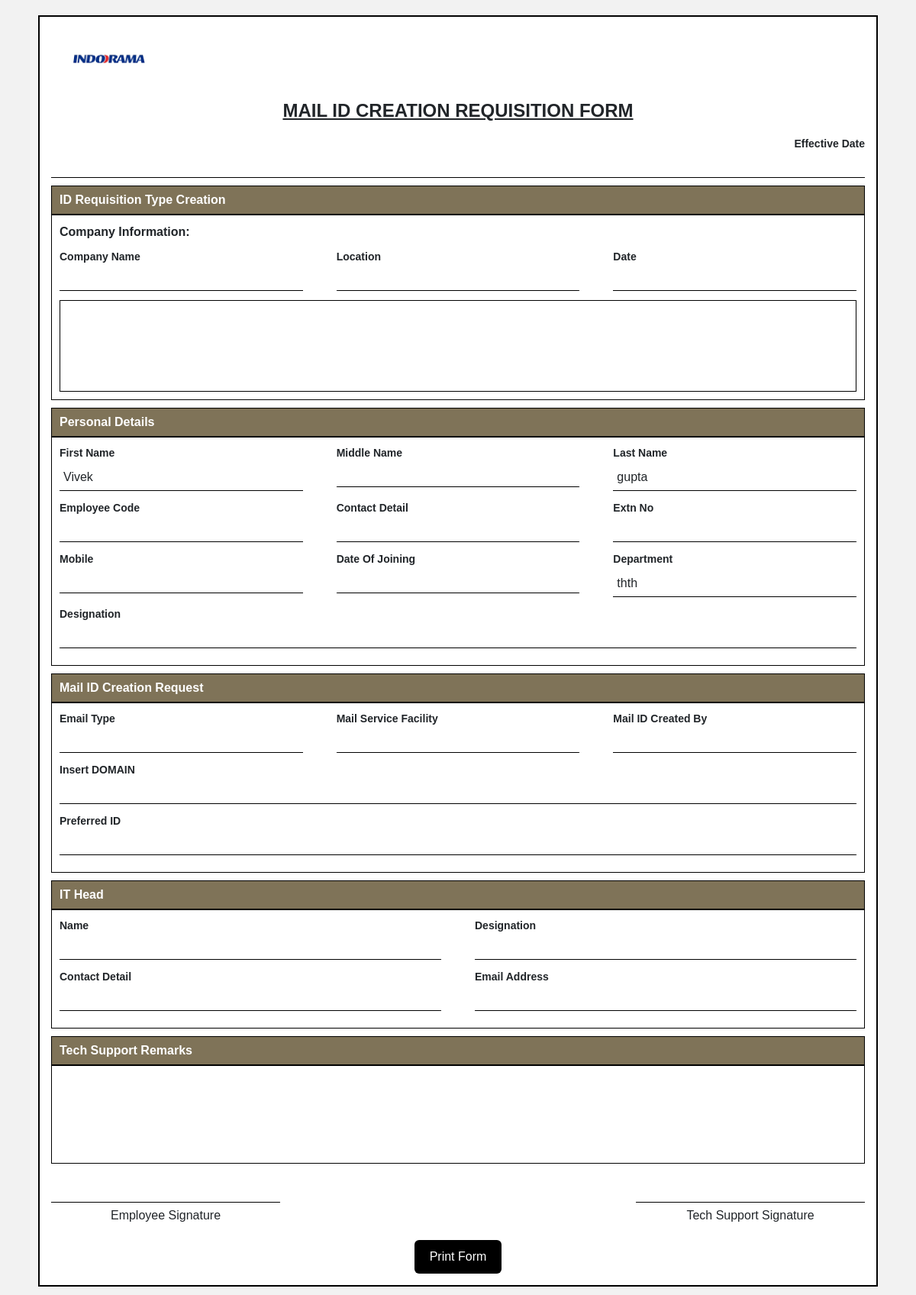
The app's page /view_form/2 (signed in) with its own data.
### app.py (models this page shows)
class MailForm(db.Model):
    id = db.Column(db.Integer, primary_key=True)
    first_name = db.Column(db.String(100))
    last_name = db.Column(db.String(100))
    department = db.Column(db.String(100))
    status = db.Column(db.String(50), default='Pending')
    user_id = db.Column(db.Integer)

### app.py (the view)
@app.route('/view_form/<int:id>')
def view_form(id):
    if 'user_id' not in session:
        return redirect('/login')
    form = MailForm.query.get_or_404(id)
    return render_template('view_form.html', form=form)

### templates/view_form.html (shortened to what this page needs)
<!DOCTYPE html>
<html lang="en">
<head>
<link href="https://cdn.jsdelivr.net/npm/bootstrap@5.3.3/dist/css/bootstrap.min.css" rel="stylesheet">
</head>
<body>
<div class="sheet">
    <div class="top-header">
        <div class="logo">
            <img src="{{ request.host_url }}static/download.png">
        </div>
    </div>
    <div class="title">
        MAIL ID CREATION REQUISITION FORM
    </div>
    <div class="field" style="text-align:right;">
        <label>Effective Date</label>
        <div class="value">{{ form.form_date }}</div>
    </div>
    <div class="heading">
        ID Requisition Type Creation
    </div>
    <div class="section">
        <div style="font-weight:bold; margin-bottom:10px;">
            Company Information:
        </div>
        <div class="row">
            <div class="field">
                <label>Company Name</label>
                <div class="value">{{ form.company_name }}</div>
            </div>
            <div class="field">
                <label>Location</label>
                <div class="value">{{ form.location }}</div>
            </div>
            <div class="field">
                <label>Date</label>
                <div class="value">{{ form.form_date }}</div>
            </div>
        </div>
        <div class="long-box"></div>
    </div>
    <div class="heading">
        Personal Details
    </div>
    <div class="section">
        <div class="row">
            <div class="field">
                <label>First Name</label>
                <div class="value">{{ form.first_name }}</div>
            </div>
            <div class="field">
                <label>Middle Name</label>
                <div class="value">{{ form.middle_name }}</div>
            </div>
            <div class="field">
                <label>Last Name</label>
                <div class="value">{{ form.last_name }}</div>
            </div>
        </div>
        <div class="row">
            <div class="field">
                <label>Employee Code</label>
                <div class="value">{{ form.employee_code }}</div>
            </div>
            <div class="field">
                <label>Contact Detail</label>
                <div class="value">{{ form.contact_detail }}</div>
            </div>
            <div class="field">
                <label>Extn No</label>
                <div class="value">{{ form.extn_no }}</div>
            </div>
        </div>
        <div class="row">
            <div class="field">
                <label>Mobile</label>
                <div class="value">{{ form.mobile }}</div>
            </div>
            <div class="field">
                <label>Date Of Joining</label>
                <div class="value">{{ form.joining_date }}</div>
            </div>
            <div class="field">
                <label>Department</label>
                <div class="value">{{ form.department }}</div>
            </div>
        </div>
        <div class="row">
            <div class="field">
                <label>Designation</label>
                <div class="value">{{ form.designation }}</div>
            </div>
        </div>
    </div>
    <div class="heading">
        Mail ID Creation Request
    </div>
    <div class="section">
        <div class="row">
            <div class="field">
                <label>Email Type</label>
                <div class="value">{{ form.email_type }}</div>
            </div>
            <div class="field">
                <label>Mail Service Facility</label>
                <div class="value">{{ form.mail_service }}</div>
            </div>
            <div class="field">
                <label>Mail ID Created By</label>
                <div class="value">{{ form.created_by }}</div>
            </div>
        </div>
        <div class="row">
            <div class="field">
                <label>Insert DOMAIN</label>
                <div class="value">{{ form.domain }}</div>
            </div>
        </div>
        <div class="row">
            <div class="field">
                <label>Preferred ID</label>
                <div class="value">{{ form.preferred_id }}</div>
            </div>
        </div>
    </div>
    <div class="heading">
        IT Head
    </div>
    <div class="section">
        <div class="row">
            <div class="field">
                <label>Name</label>
                <div class="value">{{ form.it_name }}</div>
            </div>
            <div class="field">
                <label>Designation</label>
                <div class="value">{{ form.it_designation }}</div>
            </div>
        </div>
        <div class="row">
            <div class="field">
                <label>Contact Detail</label>
                <div class="value">{{ form.it_contact }}</div>
            </div>
            <div class="field">
                <label>Email Address</label>
                <div class="value">{{ form.it_email }}</div>
            </div>
        </div>
    </div>
    <div class="heading">
        Tech Support Remarks
    </div>
    <div class="section">
        <textarea readonly>{{ form.remarks }}</textarea>
    </div>
    <div class="footer-row">
        <div class="sign">
            Employee Signature
        </div>
        <div class="sign">
            Tech Support Signature
        </div>
    </div>
    <center>
        <button class="btn" onclick="window.print()">
            Print Form
        </button>
    </center>
</div>
</body>
</html>

### templates/view_form.html (style rules this page uses)
* { margin:0; padding:0; box-sizing:border-box; font-family:Arial, sans-serif; }
body { background:#f2f2f2; padding:20px; }
.sheet { width:1100px; margin:auto; background:white; border:2px solid #000; padding:15px; }
.top-header { display:flex; justify-content:space-between; align-items:center; margin-bottom:10px; }
.logo img { max-height:80px; }
.title { text-align:center; font-size:24px; font-weight:bold; text-decoration:underline; margin-bottom:15px; }
.heading { background:#7f7358; color:white; font-weight:bold; padding:6px 10px; border:1px solid #000; margin-top:10px; }
.section { border:1px solid #000; padding:10px; }
.row { display:flex; margin-bottom:12px; gap:20px; }
.field { flex:1; }
label { display:block; font-size:14px; font-weight:bold; margin-bottom:4px; }
.value { border-bottom:1px solid #000; padding:5px; min-height:30px; }
.long-box { height:120px; border:1px solid #000; }
.footer-row { display:flex; justify-content:space-between; margin-top:50px; }
.sign { width:300px; border-top:1px solid #000; text-align:center; padding-top:5px; }
textarea { width:100%; height:100px; border:none; resize:none; }
.btn { padding:10px 20px; background:#000; color:white; border:none; margin-top:20px; cursor:pointer; }

### records on screen
MailForm: first_name "Vivek", last_name "gupta", department "thth"
